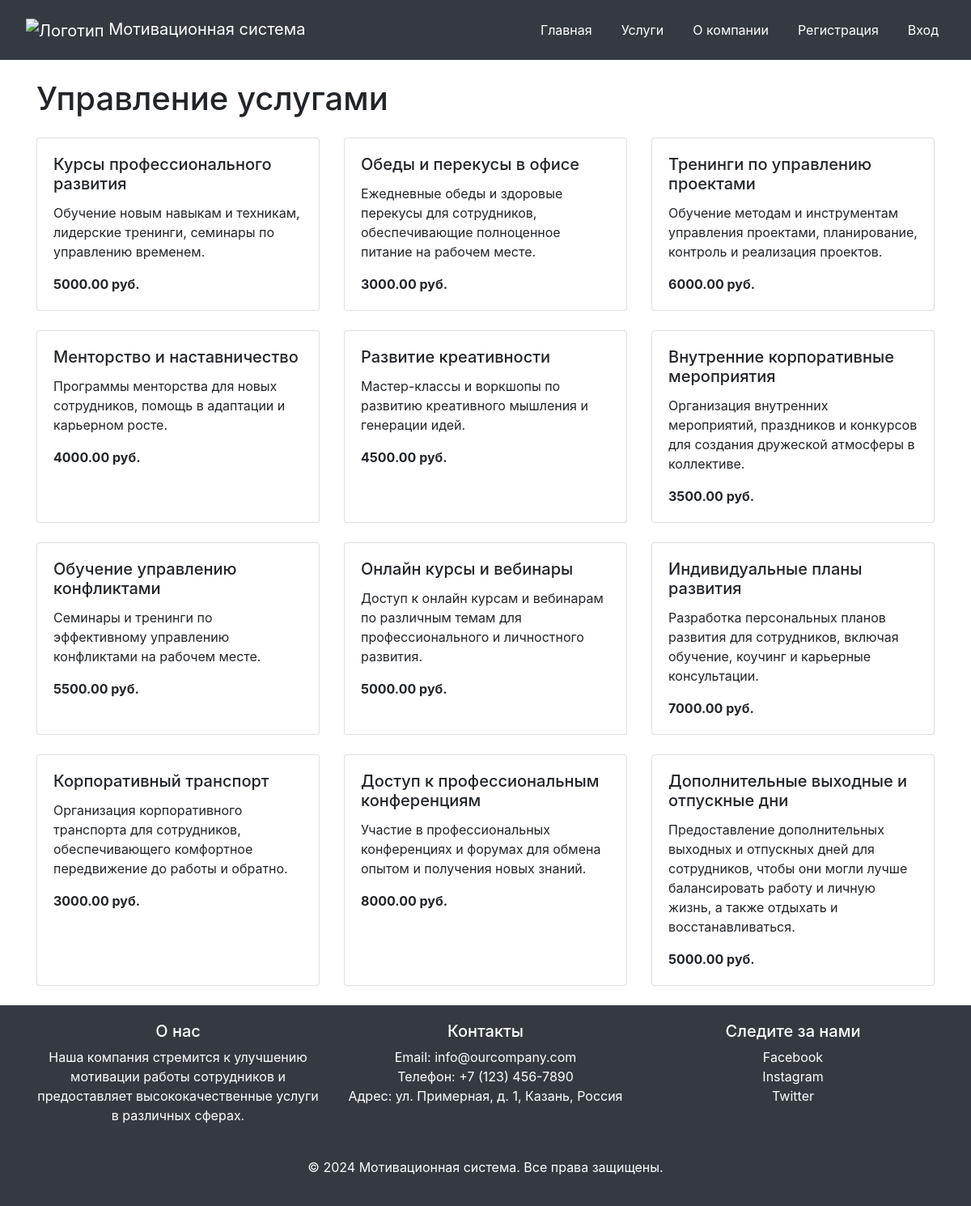
The app's page /admin_services/ with its own data.
### main/models.py (models this page shows, shortened)
class Service(models.Model):
    name = models.CharField(max_length=100)
    description = models.TextField()
    price = models.DecimalField(max_digits=10, decimal_places=2)
    image_url = models.URLField(max_length=200, blank=True, null=True)

### main/views.py (the view)
# urls.py: path('admin_services/', admin_services, name='admin_services'),
def admin_services(request):
    services_list = Service.objects.all()
    return render(request, 'main/admin_services.html', {'services': services_list})

### main/templates/main/admin_services.html (shortened to what this page needs)
{% extends 'main/base.html' %}
{% block content %}
<h1 class="mb-4">Управление услугами</h1>
<div class="row">
    {% for service in services %}
    <div class="col-md-4 mb-4">
        <div class="card h-100">
            <div class="card-body">
                <h5 class="card-title">{{ service.name }}</h5>
                <p class="card-text">{{ service.description }}</p>
                <p class="card-text"><strong>{{ service.price }} руб.</strong></p>
            </div>
        </div>
    </div>
    {% endfor %}
</div>
{% endblock %}

### main/templates/main/base.html (shortened to what this page needs)
<!DOCTYPE html>
<html lang="ru">
<head>
    <link href="https://maxcdn.bootstrapcdn.com/bootstrap/4.5.2/css/bootstrap.min.css" rel="stylesheet">
    <link href="https://cdnjs.cloudflare.com/ajax/libs/font-awesome/5.15.4/css/all.min.css" rel="stylesheet">
</head>
<body>
    <nav class="navbar navbar-expand-lg navbar-dark bg-dark">
        <a class="navbar-brand" href="{% url 'home' %}">
            <img src="https://icon-icons.com/icons2/3358/PNG/512/mission_motivation_success_focus_goal_target_icon_210706.png" alt="Логотип">
            Мотивационная система
        </a>
        <div class="collapse navbar-collapse" id="navbarNav">
            <ul class="navbar-nav ml-auto">
                <li class="nav-item">
                    <a class="nav-link" href="{% url 'home' %}">Главная</a>
                </li>
                <li class="nav-item">
                    <a class="nav-link" href="{% url 'services' %}">Услуги</a>
                </li>
                <li class="nav-item">
                    <a class="nav-link" href="{% url 'about' %}">О компании</a>
                </li>
                {% if user.is_authenticated %}
                <li class="nav-item">
                    <a class="nav-link" href="{% url 'add_review' %}">Написать отзыв</a>
                </li>
                <li class="nav-item">
                    <form method="post" action="{% url 'logout' %}" style="display: inline;">
                        {% csrf_token %}
                        <button type="submit" class="btn btn-black">Выход</button>
                    </form>
                </li>
                {% else %}
                <li class="nav-item">
                    <a class="nav-link" href="{% url 'register' %}">Регистрация</a>
                </li>
                <li class="nav-item">
                    <a class="nav-link" href="{% url 'login' %}">Вход</a>
                </li>
                {% endif %}
            </ul>
        </div>
    </nav>
    <div class="content">
        <div class="container mt-4">
            {% block content %}{% endblock %}
        </div>
    </div>
    <footer class="text-center">
        <div class="container">
            <div class="row">
                <div class="col-md-4">
                    <h5>О нас</h5>
                    <p>Наша компания стремится к улучшению мотивации работы сотрудников и предоставляет высококачественные услуги в различных сферах.</p>
                </div>
                <div class="col-md-4">
                    <h5>Контакты</h5>
                    <ul class="list-unstyled">
                        <li>Email: info@ourcompany.com</li>
                        <li>Телефон: +7 (123) 456-7890</li>
                        <li>Адрес: ул. Примерная, д. 1, Казань, Россия</li>
                    </ul>
                </div>
                <div class="col-md-4">
                    <h5>Следите за нами</h5>
                    <ul class="list-unstyled">
                        <li><a href="#" class="text-white">Facebook</a></li>
                        <li><a href="#" class="text-white">Instagram</a></li>
                        <li><a href="#" class="text-white">Twitter</a></li>
                    </ul>
                </div>
            </div>
            <div class="mt-4">
                <p>&copy; 2024 Мотивационная система. Все права защищены.</p>
            </div>
        </div>
    </footer>
</body>
</html>

### main/templates/main/base.html (style rules this page uses)
html, body { height: 100%; }
body { display: flex; flex-direction: column; }
.content { flex: 1; }
footer { background-color: #343a40; color: white; padding: 20px 0; }
.nav-link, .navbar-brand { color: #fff !important; }
.navbar { padding: 1rem 2rem; }
.navbar-brand img { height: 40px; }
.navbar-nav .nav-item:not(:last-child) { margin-right: 20px; }

### records on screen
Service: name "Курсы профессионального развития", description "Обучение новым навыкам и техникам, лидерские тренинги, семинары по управлению временем.", price "5000.00"
Service: name "Обеды и перекусы в офисе", description "Ежедневные обеды и здоровые перекусы для сотрудников, обеспечивающие полноценное питание на рабочем месте.", price "3000.00"
Service: name "Тренинги по управлению проектами", description "Обучение методам и инструментам управления проектами, планирование, контроль и реализация проектов.", price "6000.00"
Service: name "Менторство и наставничество", description "Программы менторства для новых сотрудников, помощь в адаптации и карьерном росте.", price "4000.00"
Service: name "Развитие креативности", description "Мастер-классы и воркшопы по развитию креативного мышления и генерации идей.", price "4500.00"
Service: name "Внутренние корпоративные мероприятия", description "Организация внутренних мероприятий, праздников и конкурсов для создания дружеской атмосферы в коллективе.", price "3500.00"
Service: name "Обучение управлению конфликтами", description "Семинары и тренинги по эффективному управлению конфликтами на рабочем месте.", price "5500.00"
Service: name "Онлайн курсы и вебинары", description "Доступ к онлайн курсам и вебинарам по различным темам для профессионального и личностного развития.", price "5000.00"
Service: name "Индивидуальные планы развития", description "Разработка персональных планов развития для сотрудников, включая обучение, коучинг и карьерные консультации.", price "7000.00"
Service: name "Корпоративный транспорт", description "Организация корпоративного транспорта для сотрудников, обеспечивающего комфортное передвижение до работы и обратно.", price "3000.00"
Service: name "Доступ к профессиональным конференциям", description "Участие в профессиональных конференциях и форумах для обмена опытом и получения новых знаний.", price "8000.00"
Service: name "Дополнительные выходные и отпускные дни", description "Предоставление дополнительных выходных и отпускных дней для сотрудников, чтобы они могли лучше балансировать работу и личную жизнь, а также отдыхать и восстанавливаться.", price "5000.00"
